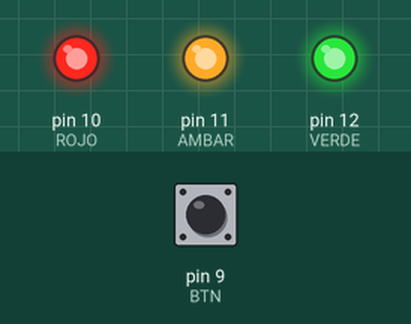
The sketch below on a simulated Arduino Uno, built with avr-gcc and run on an emulated ATmega328P. On the bench: output pins drawn as LEDs (lit = HIGH). The test bench sets the inputs (shaded band); at power-on: pin 9 (BTN) LOW.

Above: at 1.2 s.
1.3 s: pin 9 (BTN) pulled HIGH for 0.15 s
At 2.0 s:
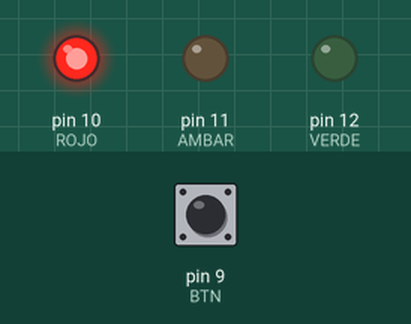
At 7.0 s:
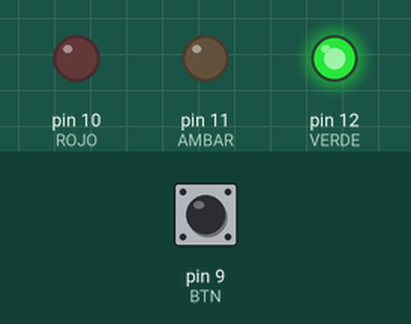
Timing chart, 0 to 36.8 s (numbered marks = the images above; inputs shaded):
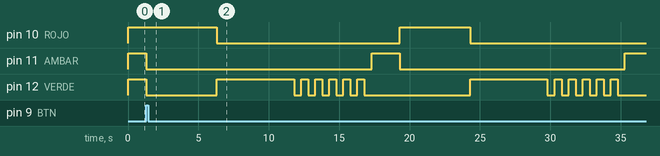

Measured:
- after the input at 1.3 s, pin 10 (ROJO): HIGH → LOW after 5.0 s, → HIGH 13.0 s later, → LOW 5.0 s later; pin 11 (AMBAR): alternates HIGH for 2.0 s and LOW for 16.0 s, starting at once; pin 12 (VERDE): goes LOW 5.0 s, HIGH 5.5 s, 5 × (LOW 0.50 s, HIGH 0.50 s), LOW 7.5 s, HIGH 5.5 s, 5 × (LOW 0.50 s, HIGH 0.50 s), then LOW, starting at once

The sketch:

Semaforo.ino
```cpp
/********************************
 * SEMAFORO CON ARDUINO         *
 * SEED CAMP AMI 2024           *
 * BY: SEBASTIÁN MÉNDEZ         *
 * 23 DE JULIO DEL 2024         *
 ********************************/

/* PASO 1
 * Declarar cuales son las entradas y las salidad de nuestro sistema
 */

//Entradas
#define BTN 9

//Salidas
#define ROJO  10
#define AMBAR 11
#define VERDE 12


/*  PASO 2
 *  Declarar los estados de nuestro sistema.
 */

//Estados
#define S0 0
#define S1 1
#define S2 2
#define S3 3


/* PASO 3
 *  Declarar las variables de nuestro sistema
 */

//Variables
int tiempo = 5000;
byte estado = S3;


/*  PASO 4
 *  Declarar las instrucciones que se ejecutaran UNA VEZ
 */
void setup()
{
  /* PASO 5
   * Definir los puertos que seran entradas o salidas
   */

  //Entradas
  pinMode(BTN,INPUT);

  //Salidas
  pinMode(ROJO,OUTPUT);
  pinMode(AMBAR,OUTPUT);
  pinMode(VERDE,OUTPUT);
}


/* PASO 6
 *  Declarar las instrucciones que se ejecutaran INFINITAMENTE
 */
void loop()
{
  switch(estado)
  {
    /* PASO 7
     * Definir las funciones para cada estado del sistema
     */
    case S0:
      ALTO_state(); // Estado para la luz roja de alto.
    break;
    case S1:
      ADELANTE_state(); // Estado para la luz verde.
    break;
    case S2:
      PRECAUCION_state(); //Estado para la luz amarilla.
    break;
    case S3:
      IDLE_state(); //Estado de inicio de nuestro sistema.
    break;
  }
}


/* PASO 7
 *  Definir las funciones del sistema
 */

//Funciones
void ALTO_state(void) //Funcion para la luz roja estatica
{
  //La luz roja se encendera fijamente durante el tiempo definido en la variable "tiempo".
  digitalWrite(ROJO, HIGH);
  digitalWrite(AMBAR,LOW);
  digitalWrite(VERDE,LOW);
  delay(tiempo);

  //Despues del tiempo transcurrido la luz roja se apagara.
  digitalWrite(ROJO, LOW);
  digitalWrite(AMBAR,LOW);
  digitalWrite(VERDE,LOW);

  //Una vez apagada la luz el sistema cambiara de estado.
  estado = S1;
}


void ADELANTE_state(void) //Función para la luz verde fija y parpadeante
{
  //La luz verde se encendera durante el tiempo definido en la variable "tiempo".
  digitalWrite(VERDE, HIGH);
  delay(tiempo);

  //Despues del periodo de luz fija la luz verde parpadeara cada medio segundo seis veces.
  for(byte i=0; i<6; i++)
  {
    digitalWrite(VERDE,HIGH);
    digitalWrite(ROJO,LOW);
    digitalWrite(AMBAR,LOW);
    delay(500);
    digitalWrite(AMBAR,LOW);
    digitalWrite(ROJO,LOW);
    digitalWrite(VERDE,LOW);
    delay(500);
  }

  //Al finalizar el parpadeo el sistema cambiara de estado.
  estado = S2;
}


void PRECAUCION_state(void) //Función para la luz amarilla fija
{
  //La luz ambar se encendera fijamente durante 2 segundos.
  digitalWrite(VERDE, LOW);
  digitalWrite(AMBAR,HIGH);
  digitalWrite(ROJO,LOW);
  delay(2000);

  //Despues de los 2 segundos transcurridos la luz ambar se apagara.
  digitalWrite(VERDE, LOW);
  digitalWrite(AMBAR,LOW);
  digitalWrite(ROJO,LOW);

  //Una vez apagada la luz el sistema cambiara de estado.
  estado = S0;
}


void IDLE_state(void)  //Función de inicio del sistema
{
  //Todas las luces se encenderan para indicar que el sistema debe ser iniciado.
  digitalWrite(ROJO,HIGH);
  digitalWrite(AMBAR,HIGH);
  digitalWrite(VERDE,HIGH);

  //Si se presiona el boton se inicia la secuencia.
  if(digitalRead(BTN) == HIGH)
    estado = S0;
}
```
